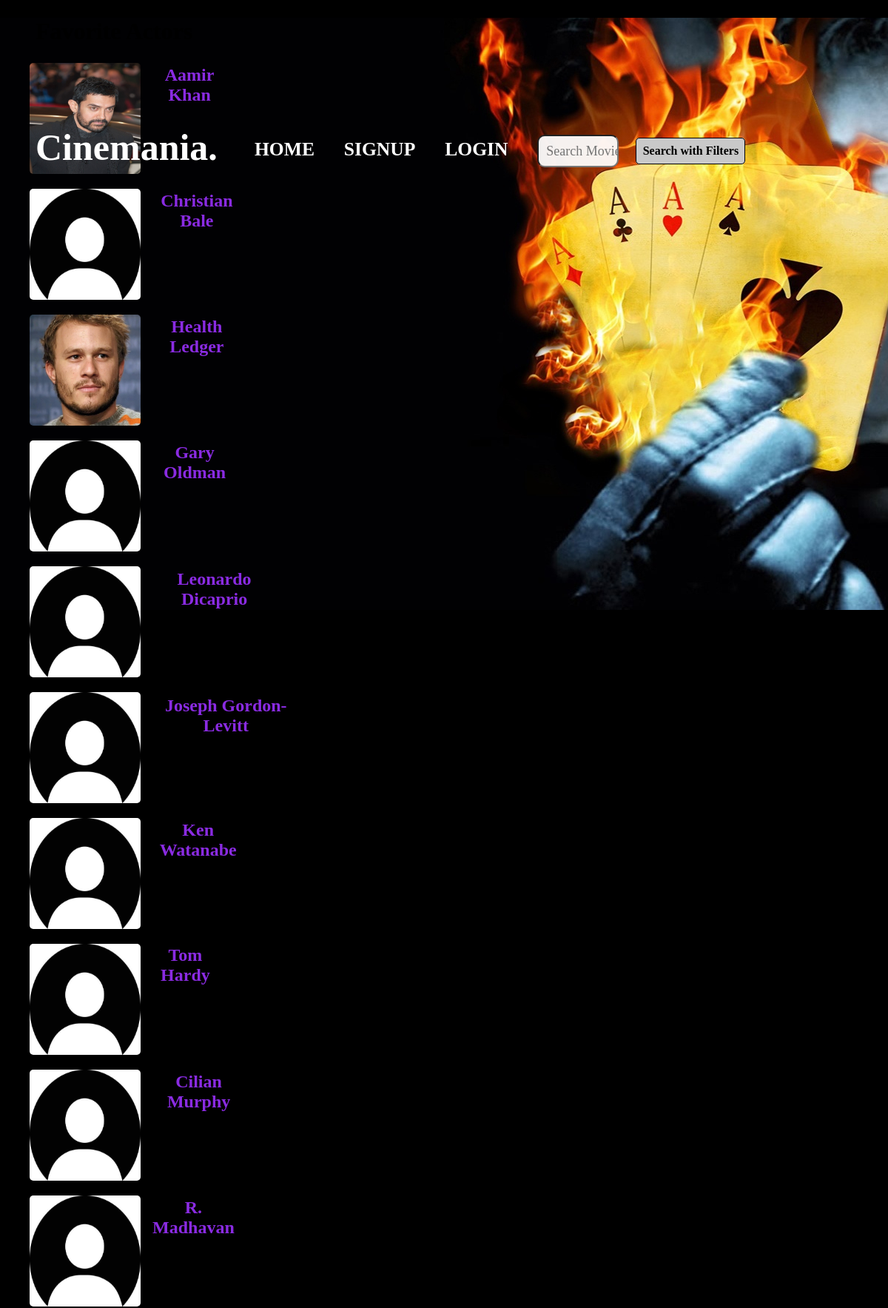
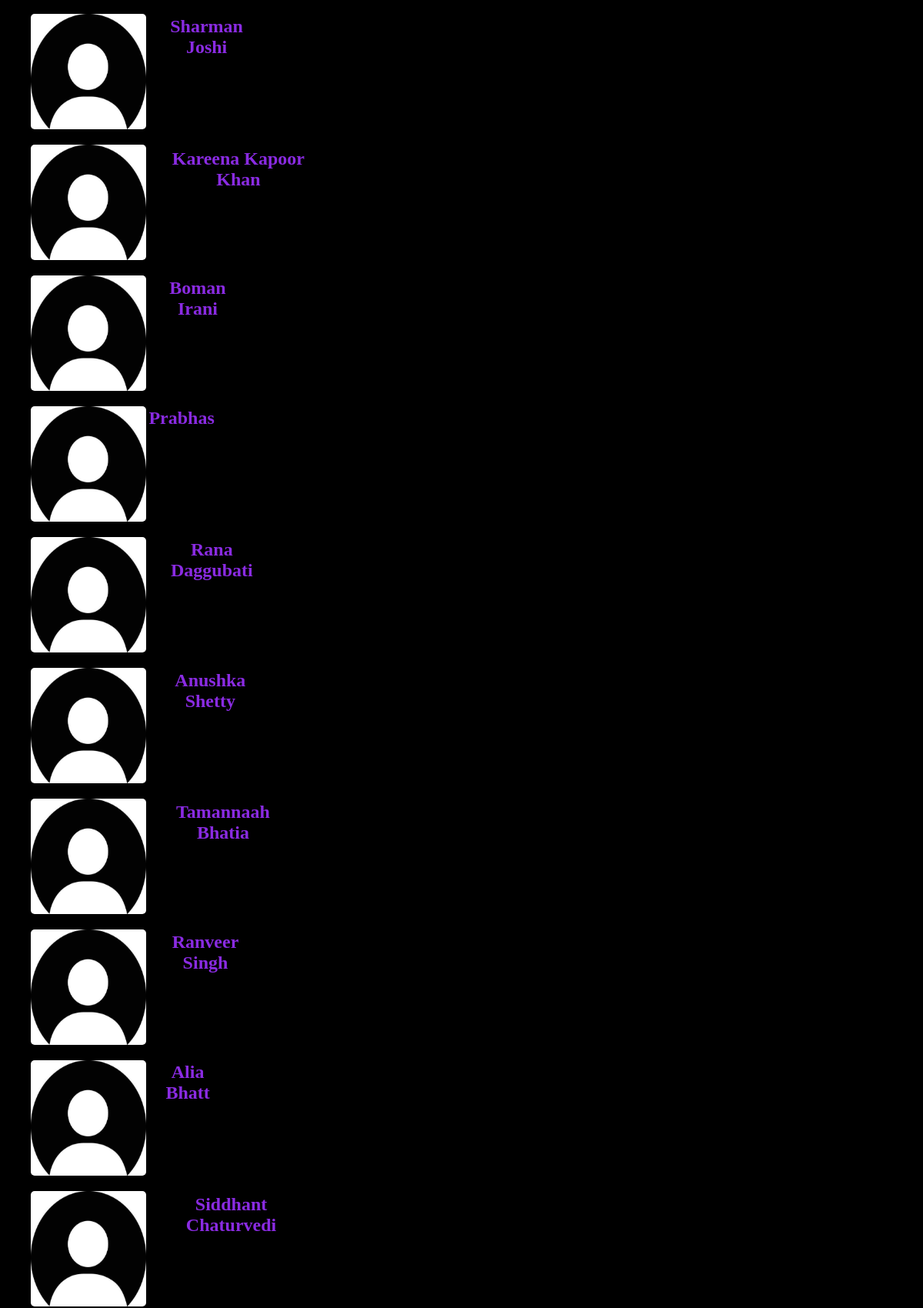
The page /actors/ (upper part) on the database its author committed (2 pictures, top to bottom).
### blog/models.py (models this page shows, shortened)
class Actor(models.Model):
    name = models.CharField(max_length=100)
    biography = models.TextField(blank=True)
    birthdate = models.DateField(null=True, blank=True)
    movies = models.ManyToManyField(Movie, related_name='actors')
    profile_picture = models.ImageField(default='default.jpeg', upload_to='actor_pics/')

### blog/views.py (the view)
# urls.py: path('actors/', ActorsListView.as_view(), name='actors-list'),
class ActorsListView(ListView):
    model = Actor
    template_name = 'actors_list.html'
    context_object_name = 'actors'
    def get_context_data(self, **kwargs):
        context = super().get_context_data(**kwargs)
        context['title'] = 'Actors List'  # Set the title for the actors list page
        return context

### blog/templates/blog/actor_list.html (shortened to what this page needs)
{% extends "blog/base.html" %}
{% block content %}
    <h1>Favorite Actors</h1>
    <div class="actors-container">
        {% for actor in actors %}
            <div>
                <img src="{{ actor.profile_picture.url }}" alt="{{ actor.name }} profile picture">
                <a href="{% url 'actor-detail' actor.id %}" class="actor-link">
                    <h2>{{ actor.name }}</h2>
                </a>
            </div>
        {% empty %}
            <p>No actors available.</p>
        {% endfor %}
    </div>
{% endblock %}

### blog/static/style.css (style rules this page uses)
* { margin: 0%; padding: 0%; font-family:Cambria, Cochin, Georgia, Times, 'Times New Roman', serif; }
h1 { margin: 2%; margin-left: 4%; }
h2 { margin: 2%; margin-left: 4%; }

### blog/templates/blog/actor_list.html (style rules this page uses)
img { width: 150px; height: 150px; border-radius: 5px; }
.actors-container { display: flex; flex-direction: column; align-items: left; margin: 20px; padding-left: 20px; }
.actors-container div { display: flex; flex-direction: row; margin-bottom: 20px; text-align: center; }
.actor-link { color: blueviolet; text-decoration: none; }

### rows shown on the page
Actor: profile_picture (picture), name "Aamir Khan"
Actor: profile_picture (placeholder picture), name "Christian Bale"
Actor: profile_picture (picture), name "Health Ledger"
Actor: profile_picture (placeholder picture), name "Gary Oldman"
Actor: profile_picture (placeholder picture), name "Leonardo Dicaprio"
Actor: profile_picture (placeholder picture), name "Joseph Gordon-Levitt"
Actor: profile_picture (placeholder picture), name "Ken Watanabe"
Actor: profile_picture (placeholder picture), name "Tom Hardy"
Actor: profile_picture (placeholder picture), name "Cilian Murphy"
Actor: profile_picture (placeholder picture), name "R. Madhavan"
Actor: profile_picture (placeholder picture), name "Sharman Joshi"
Actor: profile_picture (placeholder picture), name "Kareena Kapoor Khan"
Actor: profile_picture (placeholder picture), name "Boman Irani"
Actor: profile_picture (placeholder picture), name "Prabhas"
Actor: profile_picture (placeholder picture), name "Rana Daggubati"
Actor: profile_picture (placeholder picture), name "Anushka Shetty"
Actor: profile_picture (placeholder picture), name "Tamannaah Bhatia"
Actor: profile_picture (placeholder picture), name "Ranveer Singh"
Actor: profile_picture (placeholder picture), name "Alia Bhatt"
Actor: profile_picture (placeholder picture), name "Siddhant Chaturvedi"
